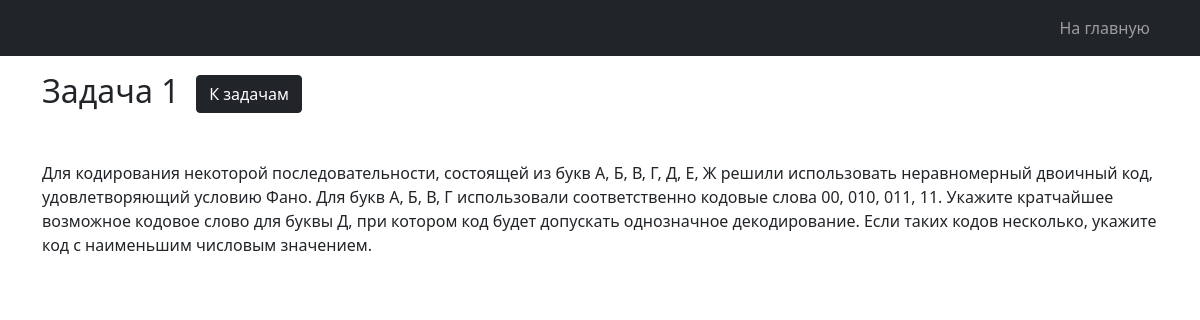
The page /exercise-detail/2 on the database its author committed.
### app/models.py (models this page shows, shortened)
class Exercise(models.Model):
    theme = models.ForeignKey(
        'Theme',
        on_delete=models.CASCADE,
        verbose_name='Тема',
    )
    number = models.PositiveSmallIntegerField(
        verbose_name='Номер задачи',
    )
    short_description = models.CharField(
        verbose_name='Описание',
        max_length=200,
        blank=True,
        null=True,
    )
    description = models.TextField(
        verbose_name='Условие задачи',
    )
    file = models.FileField(
        upload_to='uploads/%Y/%m/%d/',
        blank=True,
        null=True,
    )
    correct_answer = models.CharField(
        verbose_name='Правильный ответ',
        max_length=250,
    )
    class Meta:
        ordering = ['theme', 'number']

### app/views.py (the view)
# urls.py: path('exercise-detail/<int:pk>', ExerciseDetailView.as_view(), name='exercise_detail'),
class ExerciseDetailView(DetailView):
    model = Exercise

### app/models.py (called while the page is built)
    def get_absolute_url(self):
        return f'/theme-detail/{self.pk}'

### app/templates/app/exercise_detail.html (shortened to what this page needs)
{% extends 'base.html' %}
{% block content %}
    <h2>Задача {{ exercise.number }}&nbsp
        <a href="{{ exercise.theme.get_absolute_url }}" class="btn btn-dark" role="button">К задачам</a></h2>
    <br>
    <p>
    {% autoescape off %}
        {{ exercise.description }}
    {% endautoescape %}
    </p>
{% endblock content %}

### rows shown on the page
Exercise: number "1", description "Для кодирования некоторой последовательности, состоящей из букв А, Б, В, Г, Д, Е, Ж решили использовать неравномерный двоичный код, удовлетворяющий условию Фано. Для букв А, Б, В, Г использовали соответственно кодовые слова 00, 010, 011, 11. Укажите кратчайшее возможное кодовое слово для буквы Д, при котором код будет допускать однозначное декодирование. Если таких кодов несколько, укажите код с наименьшим числовым значением."
